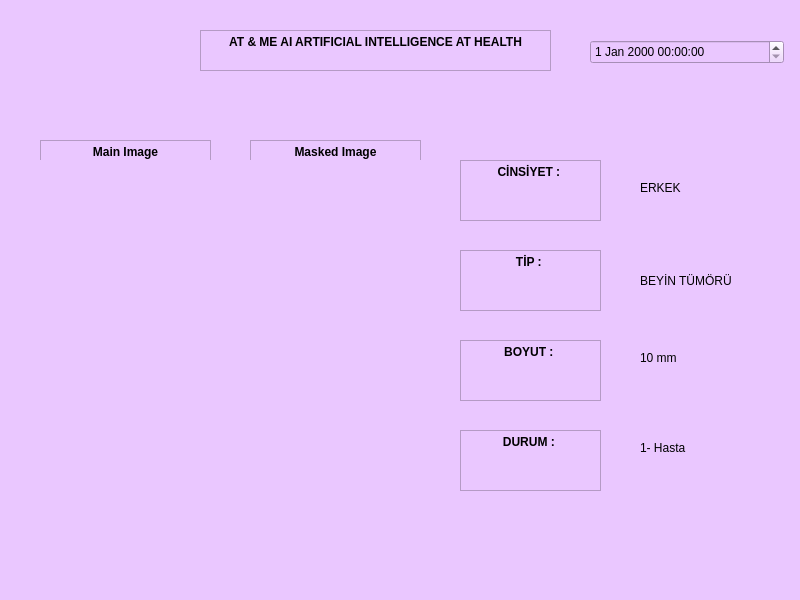
<?xml version="1.0" encoding="UTF-8"?>
<ui version="4.0">
 <class>MainWindow</class>
 <widget class="QMainWindow" name="MainWindow">
  <property name="geometry">
   <rect>
    <x>0</x>
    <y>0</y>
    <width>800</width>
    <height>600</height>
   </rect>
  </property>
  <property name="windowTitle">
   <string>MainWindow</string>
  </property>
  <property name="styleSheet">
   <string notr="true">background-color: rgb(234, 199, 255);</string>
  </property>
  <widget class="QWidget" name="centralwidget">
   <widget class="QLabel" name="label">
    <property name="geometry">
     <rect>
      <x>40</x>
      <y>160</y>
      <width>191</width>
      <height>371</height>
     </rect>
    </property>
    <property name="text">
     <string/>
    </property>
    <property name="pixmap">
     <pixmap resource="test_rc.qrc">:/newPrefix/images/github_gui.png</pixmap>
    </property>
    <property name="scaledContents">
     <bool>true</bool>
    </property>
   </widget>
   <widget class="QLabel" name="label_2">
    <property name="geometry">
     <rect>
      <x>250</x>
      <y>160</y>
      <width>191</width>
      <height>371</height>
     </rect>
    </property>
    <property name="text">
     <string/>
    </property>
    <property name="pixmap">
     <pixmap resource="test_rc.qrc">:/newPrefix/images/github_gui3.png</pixmap>
    </property>
    <property name="scaledContents">
     <bool>true</bool>
    </property>
   </widget>
   <widget class="QLabel" name="label_3">
    <property name="geometry">
     <rect>
      <x>20</x>
      <y>20</y>
      <width>161</width>
      <height>101</height>
     </rect>
    </property>
    <property name="text">
     <string/>
    </property>
    <property name="pixmap">
     <pixmap resource="test_rc.qrc">:/newPrefix/images/2.png</pixmap>
    </property>
    <property name="scaledContents">
     <bool>true</bool>
    </property>
   </widget>
   <widget class="QDateTimeEdit" name="dateTimeEdit">
    <property name="geometry">
     <rect>
      <x>590</x>
      <y>40</y>
      <width>194</width>
      <height>24</height>
     </rect>
    </property>
   </widget>
   <widget class="QTextBrowser" name="textBrowser">
    <property name="geometry">
     <rect>
      <x>200</x>
      <y>30</y>
      <width>351</width>
      <height>41</height>
     </rect>
    </property>
    <property name="html">
     <string>&lt;!DOCTYPE HTML PUBLIC &quot;-//W3C//DTD HTML 4.0//EN&quot; &quot;http://www.w3.org/TR/REC-html40/strict.dtd&quot;&gt;
&lt;html&gt;&lt;head&gt;&lt;meta name=&quot;qrichtext&quot; content=&quot;1&quot; /&gt;&lt;style type=&quot;text/css&quot;&gt;
p, li { white-space: pre-wrap; }
&lt;/style&gt;&lt;/head&gt;&lt;body style=&quot; font-family:'Sans Serif'; font-size:9pt; font-weight:400; font-style:normal;&quot;&gt;
&lt;p align=&quot;center&quot; style=&quot; margin-top:0px; margin-bottom:0px; margin-left:0px; margin-right:0px; -qt-block-indent:0; text-indent:0px;&quot;&gt;&lt;span style=&quot; font-weight:600;&quot;&gt;AT &amp;amp; ME AI ARTIFICIAL INTELLIGENCE AT HEALTH&lt;/span&gt;&lt;/p&gt;
&lt;p align=&quot;center&quot; style=&quot;-qt-paragraph-type:empty; margin-top:0px; margin-bottom:0px; margin-left:0px; margin-right:0px; -qt-block-indent:0; text-indent:0px; font-weight:600;&quot;&gt;&lt;br /&gt;&lt;/p&gt;&lt;/body&gt;&lt;/html&gt;</string>
    </property>
   </widget>
   <widget class="QTextBrowser" name="textBrowser_2">
    <property name="geometry">
     <rect>
      <x>40</x>
      <y>140</y>
      <width>171</width>
      <height>31</height>
     </rect>
    </property>
    <property name="html">
     <string>&lt;!DOCTYPE HTML PUBLIC &quot;-//W3C//DTD HTML 4.0//EN&quot; &quot;http://www.w3.org/TR/REC-html40/strict.dtd&quot;&gt;
&lt;html&gt;&lt;head&gt;&lt;meta name=&quot;qrichtext&quot; content=&quot;1&quot; /&gt;&lt;style type=&quot;text/css&quot;&gt;
p, li { white-space: pre-wrap; }
&lt;/style&gt;&lt;/head&gt;&lt;body style=&quot; font-family:'Sans Serif'; font-size:9pt; font-weight:400; font-style:normal;&quot;&gt;
&lt;p align=&quot;center&quot; style=&quot; margin-top:0px; margin-bottom:0px; margin-left:0px; margin-right:0px; -qt-block-indent:0; text-indent:0px;&quot;&gt;&lt;span style=&quot; font-weight:600;&quot;&gt;Main Image&lt;/span&gt;&lt;/p&gt;&lt;/body&gt;&lt;/html&gt;</string>
    </property>
   </widget>
   <widget class="QTextBrowser" name="textBrowser_3">
    <property name="geometry">
     <rect>
      <x>250</x>
      <y>140</y>
      <width>171</width>
      <height>31</height>
     </rect>
    </property>
    <property name="html">
     <string>&lt;!DOCTYPE HTML PUBLIC &quot;-//W3C//DTD HTML 4.0//EN&quot; &quot;http://www.w3.org/TR/REC-html40/strict.dtd&quot;&gt;
&lt;html&gt;&lt;head&gt;&lt;meta name=&quot;qrichtext&quot; content=&quot;1&quot; /&gt;&lt;style type=&quot;text/css&quot;&gt;
p, li { white-space: pre-wrap; }
&lt;/style&gt;&lt;/head&gt;&lt;body style=&quot; font-family:'Sans Serif'; font-size:9pt; font-weight:400; font-style:normal;&quot;&gt;
&lt;p align=&quot;center&quot; style=&quot; margin-top:0px; margin-bottom:0px; margin-left:0px; margin-right:0px; -qt-block-indent:0; text-indent:0px;&quot;&gt;&lt;span style=&quot; font-weight:600;&quot;&gt;Masked Image&lt;/span&gt;&lt;/p&gt;&lt;/body&gt;&lt;/html&gt;</string>
    </property>
   </widget>
   <widget class="QTextBrowser" name="textBrowser_4">
    <property name="geometry">
     <rect>
      <x>460</x>
      <y>160</y>
      <width>141</width>
      <height>61</height>
     </rect>
    </property>
    <property name="html">
     <string>&lt;!DOCTYPE HTML PUBLIC &quot;-//W3C//DTD HTML 4.0//EN&quot; &quot;http://www.w3.org/TR/REC-html40/strict.dtd&quot;&gt;
&lt;html&gt;&lt;head&gt;&lt;meta name=&quot;qrichtext&quot; content=&quot;1&quot; /&gt;&lt;style type=&quot;text/css&quot;&gt;
p, li { white-space: pre-wrap; }
&lt;/style&gt;&lt;/head&gt;&lt;body style=&quot; font-family:'Sans Serif'; font-size:9pt; font-weight:400; font-style:normal;&quot;&gt;
&lt;p align=&quot;center&quot; style=&quot; margin-top:0px; margin-bottom:0px; margin-left:0px; margin-right:0px; -qt-block-indent:0; text-indent:0px;&quot;&gt;&lt;span style=&quot; font-weight:600;&quot;&gt;CİNSİYET : &lt;/span&gt;&lt;/p&gt;&lt;/body&gt;&lt;/html&gt;</string>
    </property>
   </widget>
   <widget class="QTextBrowser" name="textBrowser_5">
    <property name="geometry">
     <rect>
      <x>460</x>
      <y>250</y>
      <width>141</width>
      <height>61</height>
     </rect>
    </property>
    <property name="html">
     <string>&lt;!DOCTYPE HTML PUBLIC &quot;-//W3C//DTD HTML 4.0//EN&quot; &quot;http://www.w3.org/TR/REC-html40/strict.dtd&quot;&gt;
&lt;html&gt;&lt;head&gt;&lt;meta name=&quot;qrichtext&quot; content=&quot;1&quot; /&gt;&lt;style type=&quot;text/css&quot;&gt;
p, li { white-space: pre-wrap; }
&lt;/style&gt;&lt;/head&gt;&lt;body style=&quot; font-family:'Sans Serif'; font-size:9pt; font-weight:400; font-style:normal;&quot;&gt;
&lt;p align=&quot;center&quot; style=&quot; margin-top:0px; margin-bottom:0px; margin-left:0px; margin-right:0px; -qt-block-indent:0; text-indent:0px;&quot;&gt;&lt;span style=&quot; font-weight:600;&quot;&gt;TİP : &lt;/span&gt;&lt;/p&gt;&lt;/body&gt;&lt;/html&gt;</string>
    </property>
   </widget>
   <widget class="QTextBrowser" name="textBrowser_6">
    <property name="geometry">
     <rect>
      <x>460</x>
      <y>340</y>
      <width>141</width>
      <height>61</height>
     </rect>
    </property>
    <property name="html">
     <string>&lt;!DOCTYPE HTML PUBLIC &quot;-//W3C//DTD HTML 4.0//EN&quot; &quot;http://www.w3.org/TR/REC-html40/strict.dtd&quot;&gt;
&lt;html&gt;&lt;head&gt;&lt;meta name=&quot;qrichtext&quot; content=&quot;1&quot; /&gt;&lt;style type=&quot;text/css&quot;&gt;
p, li { white-space: pre-wrap; }
&lt;/style&gt;&lt;/head&gt;&lt;body style=&quot; font-family:'Sans Serif'; font-size:9pt; font-weight:400; font-style:normal;&quot;&gt;
&lt;p align=&quot;center&quot; style=&quot; margin-top:0px; margin-bottom:0px; margin-left:0px; margin-right:0px; -qt-block-indent:0; text-indent:0px;&quot;&gt;&lt;span style=&quot; font-weight:600;&quot;&gt;BOYUT : &lt;/span&gt;&lt;/p&gt;&lt;/body&gt;&lt;/html&gt;</string>
    </property>
   </widget>
   <widget class="QTextBrowser" name="textBrowser_7">
    <property name="geometry">
     <rect>
      <x>460</x>
      <y>430</y>
      <width>141</width>
      <height>61</height>
     </rect>
    </property>
    <property name="html">
     <string>&lt;!DOCTYPE HTML PUBLIC &quot;-//W3C//DTD HTML 4.0//EN&quot; &quot;http://www.w3.org/TR/REC-html40/strict.dtd&quot;&gt;
&lt;html&gt;&lt;head&gt;&lt;meta name=&quot;qrichtext&quot; content=&quot;1&quot; /&gt;&lt;style type=&quot;text/css&quot;&gt;
p, li { white-space: pre-wrap; }
&lt;/style&gt;&lt;/head&gt;&lt;body style=&quot; font-family:'Sans Serif'; font-size:9pt; font-weight:400; font-style:normal;&quot;&gt;
&lt;p align=&quot;center&quot; style=&quot; margin-top:0px; margin-bottom:0px; margin-left:0px; margin-right:0px; -qt-block-indent:0; text-indent:0px;&quot;&gt;&lt;span style=&quot; font-weight:600;&quot;&gt;DURUM : &lt;/span&gt;&lt;/p&gt;&lt;/body&gt;&lt;/html&gt;</string>
    </property>
   </widget>
   <widget class="QLabel" name="label_4">
    <property name="geometry">
     <rect>
      <x>640</x>
      <y>180</y>
      <width>57</width>
      <height>15</height>
     </rect>
    </property>
    <property name="text">
     <string>ERKEK</string>
    </property>
   </widget>
   <widget class="QLabel" name="label_5">
    <property name="geometry">
     <rect>
      <x>640</x>
      <y>270</y>
      <width>111</width>
      <height>21</height>
     </rect>
    </property>
    <property name="text">
     <string>BEYİN TÜMÖRÜ</string>
    </property>
   </widget>
   <widget class="QLabel" name="label_8">
    <property name="geometry">
     <rect>
      <x>640</x>
      <y>350</y>
      <width>57</width>
      <height>15</height>
     </rect>
    </property>
    <property name="text">
     <string>10 mm</string>
    </property>
   </widget>
   <widget class="QLabel" name="label_9">
    <property name="geometry">
     <rect>
      <x>640</x>
      <y>440</y>
      <width>57</width>
      <height>15</height>
     </rect>
    </property>
    <property name="text">
     <string>1- Hasta</string>
    </property>
   </widget>
   <zorder>label_3</zorder>
   <zorder>dateTimeEdit</zorder>
   <zorder>textBrowser</zorder>
   <zorder>textBrowser_2</zorder>
   <zorder>label</zorder>
   <zorder>textBrowser_3</zorder>
   <zorder>label_2</zorder>
   <zorder>textBrowser_4</zorder>
   <zorder>textBrowser_5</zorder>
   <zorder>textBrowser_6</zorder>
   <zorder>textBrowser_7</zorder>
   <zorder>label_4</zorder>
   <zorder>label_5</zorder>
   <zorder>label_8</zorder>
   <zorder>label_9</zorder>
  </widget>
  <widget class="QMenuBar" name="menubar">
   <property name="geometry">
    <rect>
     <x>0</x>
     <y>0</y>
     <width>800</width>
     <height>20</height>
    </rect>
   </property>
  </widget>
  <widget class="QStatusBar" name="statusbar"/>
 </widget>
 <resources>
  <include location="test_rc.qrc"/>
 </resources>
 <connections/>
</ui>
